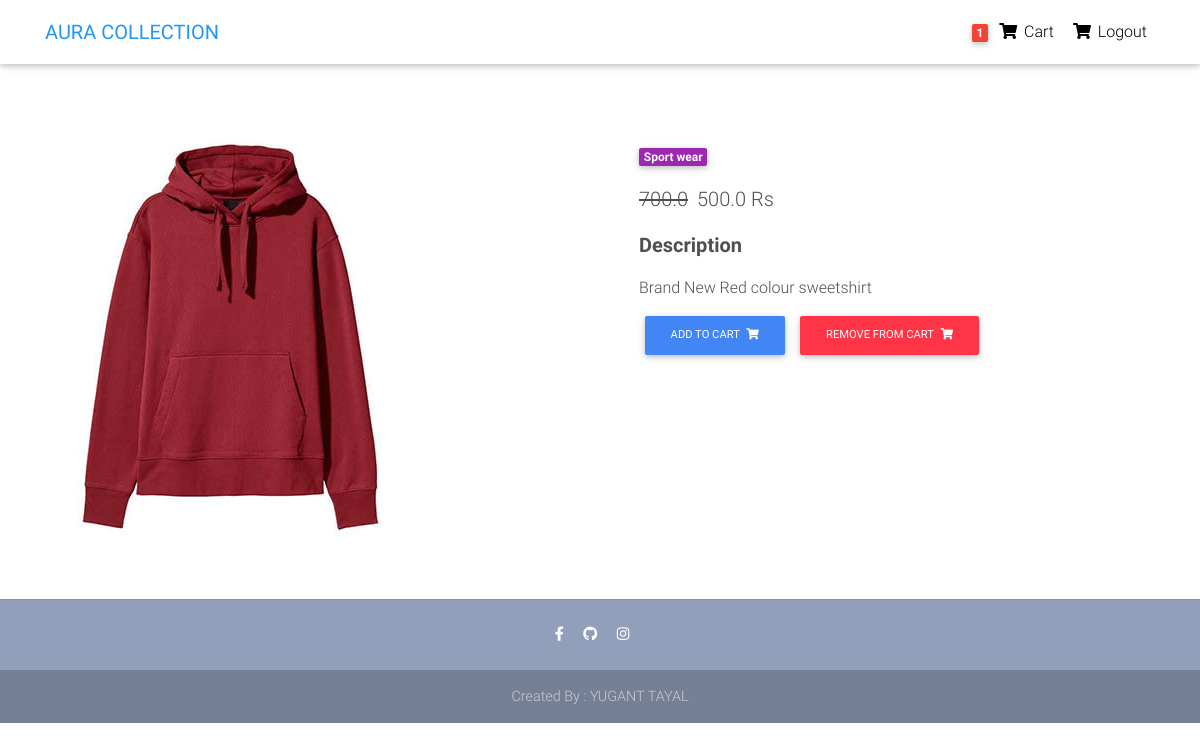
The page /product/red-swtsrt/ (signed in) on the database its author committed.
### core/models.py (models this page shows, shortened)
class Order(models.Model):
    user = models.ForeignKey(settings.AUTH_USER_MODEL,
                             on_delete=models.CASCADE)
    ref_code = models.CharField(max_length=20, blank=True, null=True)
    items = models.ManyToManyField(OrderItem)
    start_date = models.DateTimeField(auto_now_add=True)
    ordered_date = models.DateTimeField()
    ordered = models.BooleanField(default=False)
    shipping_address = models.ForeignKey(
        'Address', related_name='shipping_address', on_delete=models.SET_NULL, blank=True, null=True)

class Item(models.Model):
    title = models.CharField(max_length=100)
    price = models.FloatField()
    disprice = models.FloatField(null=True, blank=True)
    category = models.CharField(choices=CATEGORY_CHOICES, max_length=2)
    label = models.CharField(choices=LABEL_CHOICES,
                             max_length=1, null=True, blank=True)
    slug = models.SlugField()
    description = models.TextField()
    image = models.ImageField()
    def get_add_cart(self):
        return reverse("core:add-cart", kwargs={
            'slug': self.slug
        })
    def get_remove_cart(self):
        return reverse("core:remove-cart", kwargs={
            'slug': self.slug
        })

### core/views.py (the view)
# urls.py: path('product/<slug>/', ItemDetailView.as_view(), name='product'),
class ItemDetailView(DetailView):
    model = Item
    template_name = "product-page.html"

### core/templatetags/cart_template_tags.py (called while the page is built)
@register.filter
def cart_item_count(user):
    if user.is_authenticated:
        qs = Order.objects.filter(user=user, ordered=False)
        if qs.exists():
            return qs[0].items.count()
    return 0

### templates/product-page.html
{% extends "base.html" %}
{% block content %}
<main class="mt-5 pt-4">
  <div class="container dark-grey-text mt-5">
    <div class="row wow fadeIn">
      <div class="col-md-6 mb-4">
        <img src="{{item.image.url}}" class="img-fluid" alt="">
      </div>
      <div class="col-md-6 mb-4">
        <div class="p-4">
          <div class="mb-3">
            <a href="">
              <span class="badge purple mr-1">{{ object.get_category_display }}</span>
            </a>
          </div>
          <p class="lead">
            {% if object.disprice %}
            <span class="mr-1">
              <del>{{object.price}}</del></span>
            <span>{{object.disprice}} Rs</span>
            {% else %}
            <span>{{item.price}} Rs</span>
            {% endif %}
          </p>
          <p class="lead font-weight-bold">Description</p>
          <p>{{item.description}}</p>
          <a href="{{object.get_add_cart}}" class="btn btn-primary btn-md my-0 p">Add to cart
            <i class="fas fa-shopping-cart ml-1"></i>
          </a>
          <a href="{{object.get_remove_cart}}" class="btn btn-danger btn-md my-0 p">Remove from cart
            <i class="fas fa-shopping-cart ml-1"></i>
          </a>
        </div>
      </div>
    </div>
  </div>
</main>
{% endblock content %}

### templates/navbar.html (shortened to what this page needs)
{% load cart_template_tags %}
<nav class="navbar fixed-top navbar-expand-lg navbar-light white scrolling-navbar">
  <div class="container">
    <a class="navbar-brand waves-effect" href="/">
      <strong class="blue-text">AURA COLLECTION</strong>
    </a>
    <div class="collapse navbar-collapse" id="navbarSupportedContent">
      <ul class="navbar-nav nav-flex-icons">
        {% if request.user.is_authenticated %}
        <li class="nav-item">
          <a href="{% url 'core:order-summary' %}" class="nav-link waves-effect">
            <span class="badge red z-depth-1 mr-1"> {{request.user | cart_item_count}} </span>
            <i class="fas fa-shopping-cart"></i>
            <span class="clearfix d-none d-sm-inline-block"> Cart </span>
          </a>
        </li>
        <li class="nav-item">
          <a class="nav-link waves-effect" href="{% url 'account_logout' %}">
            <i class="fas fa-shopping-cart"></i>
            <span class="clearfix d-none d-sm-inline-block"> Logout </span>
          </a>
        </li>
        {% endif %}
      </ul>
    </div>
  </div>
</nav>

### templates/base.html (style rules this page uses)
html, body, header, .carousel { height: 60vh; }

### rows shown on the page
Item: image (picture), category "Sport wear", price "700.0", disprice "500.0", description "Brand New Red colour sweetshirt"

### other values the page prints
{{ request.user | cart_item_count }} "1"
